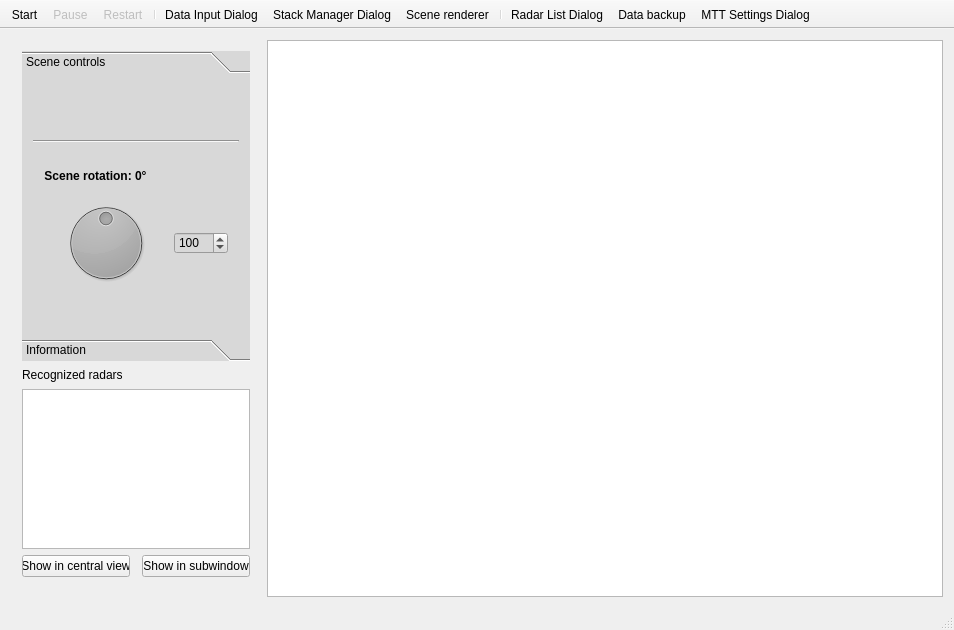
<?xml version="1.0" encoding="UTF-8"?>
<ui version="4.0">
 <class>MainWindow</class>
 <widget class="QMainWindow" name="MainWindow">
  <property name="geometry">
   <rect>
    <x>0</x>
    <y>0</y>
    <width>954</width>
    <height>630</height>
   </rect>
  </property>
  <property name="minimumSize">
   <size>
    <width>820</width>
    <height>570</height>
   </size>
  </property>
  <property name="maximumSize">
   <size>
    <width>16777215</width>
    <height>16777215</height>
   </size>
  </property>
  <property name="windowTitle">
   <string>Data association center in UWB sensor network</string>
  </property>
  <property name="styleSheet">
   <string notr="true"/>
  </property>
  <widget class="QWidget" name="centralWidget">
   <layout class="QGridLayout" name="gridLayout">
    <item row="0" column="1">
     <layout class="QGridLayout" name="wrapperLayout">
      <item row="0" column="0">
       <layout class="QGridLayout" name="radarViewLayout">
        <item row="0" column="0">
         <widget class="QGraphicsView" name="graphicsView"/>
        </item>
       </layout>
      </item>
     </layout>
    </item>
    <item row="0" column="0">
     <widget class="QWidget" name="sceneControlsWidget" native="true">
      <property name="minimumSize">
       <size>
        <width>250</width>
        <height>0</height>
       </size>
      </property>
      <property name="maximumSize">
       <size>
        <width>250</width>
        <height>16777215</height>
       </size>
      </property>
      <layout class="QGridLayout" name="gridLayout_4">
       <item row="0" column="0" colspan="3">
        <widget class="QToolBox" name="sceneControlsToolBox">
         <property name="minimumSize">
          <size>
           <width>0</width>
           <height>300</height>
          </size>
         </property>
         <property name="baseSize">
          <size>
           <width>0</width>
           <height>0</height>
          </size>
         </property>
         <property name="styleSheet">
          <string notr="true">background-color: rgb(216, 216, 216)</string>
         </property>
         <property name="currentIndex">
          <number>0</number>
         </property>
         <property name="tabSpacing">
          <number>0</number>
         </property>
         <widget class="QWidget" name="sceneControls">
          <property name="geometry">
           <rect>
            <x>0</x>
            <y>0</y>
            <width>232</width>
            <height>258</height>
           </rect>
          </property>
          <property name="styleSheet">
           <string notr="true"/>
          </property>
          <attribute name="label">
           <string>Scene controls</string>
          </attribute>
          <layout class="QGridLayout" name="gridLayout_3">
           <item row="4" column="0">
            <spacer name="verticalSpacer_2">
             <property name="orientation">
              <enum>Qt::Vertical</enum>
             </property>
             <property name="sizeHint" stdset="0">
              <size>
               <width>20</width>
               <height>40</height>
              </size>
             </property>
            </spacer>
           </item>
           <item row="1" column="0" colspan="2">
            <widget class="Line" name="line">
             <property name="orientation">
              <enum>Qt::Horizontal</enum>
             </property>
            </widget>
           </item>
           <item row="2" column="0" colspan="2">
            <widget class="QWidget" name="widget" native="true">
             <property name="minimumSize">
              <size>
               <width>0</width>
               <height>150</height>
              </size>
             </property>
             <layout class="QGridLayout" name="gridLayout_2">
              <item row="2" column="0" colspan="2">
               <widget class="QDial" name="rotationControlDial">
                <property name="cursor">
                 <cursorShape>CrossCursor</cursorShape>
                </property>
                <property name="styleSheet">
                 <string notr="true">background-color: qconicalgradient(cx:0.5, cy:0.5, angle:0, stop:0 rgba(0, 0, 0, 118), stop:1 rgba(255, 255, 255, 255))</string>
                </property>
                <property name="minimum">
                 <number>-180</number>
                </property>
                <property name="maximum">
                 <number>180</number>
                </property>
                <property name="pageStep">
                 <number>1</number>
                </property>
                <property name="orientation">
                 <enum>Qt::Vertical</enum>
                </property>
               </widget>
              </item>
              <item row="1" column="0">
               <widget class="QLabel" name="sceneRotationLabel">
                <property name="styleSheet">
                 <string notr="true">font-weight: bold;</string>
                </property>
                <property name="text">
                 <string>Scene rotation: 0°</string>
                </property>
                <property name="alignment">
                 <set>Qt::AlignCenter</set>
                </property>
               </widget>
              </item>
              <item row="1" column="2">
               <widget class="QPushButton" name="sceneRotationSettingsButton">
                <property name="minimumSize">
                 <size>
                  <width>32</width>
                  <height>32</height>
                 </size>
                </property>
                <property name="maximumSize">
                 <size>
                  <width>32</width>
                  <height>32</height>
                 </size>
                </property>
                <property name="baseSize">
                 <size>
                  <width>32</width>
                  <height>32</height>
                 </size>
                </property>
                <property name="cursor">
                 <cursorShape>PointingHandCursor</cursorShape>
                </property>
                <property name="styleSheet">
                 <string notr="true">QPushButton {
	border:none;
	image: url(&quot;:/mainToolbar/icons/settings_angle.png&quot;);
}
QPushButton:hover{
	image: url(&quot;:/mainToolbar/icons/settings_angle_hover.png&quot;);
}</string>
                </property>
                <property name="text">
                 <string/>
                </property>
               </widget>
              </item>
              <item row="2" column="2">
               <widget class="QSpinBox" name="gridScaleSpinBox">
                <property name="wrapping">
                 <bool>false</bool>
                </property>
                <property name="buttonSymbols">
                 <enum>QAbstractSpinBox::UpDownArrows</enum>
                </property>
                <property name="minimum">
                 <number>40</number>
                </property>
                <property name="maximum">
                 <number>1000</number>
                </property>
                <property name="singleStep">
                 <number>20</number>
                </property>
                <property name="value">
                 <number>100</number>
                </property>
               </widget>
              </item>
             </layout>
            </widget>
           </item>
           <item row="0" column="0" colspan="2">
            <widget class="QWidget" name="basicControlsWrapperWidget" native="true">
             <property name="minimumSize">
              <size>
               <width>0</width>
               <height>50</height>
              </size>
             </property>
             <layout class="QGridLayout" name="gridLayout_5">
              <item row="0" column="0" rowspan="2">
               <widget class="QPushButton" name="moveToXYButton">
                <property name="minimumSize">
                 <size>
                  <width>32</width>
                  <height>32</height>
                 </size>
                </property>
                <property name="maximumSize">
                 <size>
                  <width>32</width>
                  <height>32</height>
                 </size>
                </property>
                <property name="baseSize">
                 <size>
                  <width>32</width>
                  <height>32</height>
                 </size>
                </property>
                <property name="cursor">
                 <cursorShape>PointingHandCursor</cursorShape>
                </property>
                <property name="toolTip">
                 <string extracomment="Moves view to entered coordinates"/>
                </property>
                <property name="whatsThis">
                 <string extracomment="Moves view to entered coordinates"/>
                </property>
                <property name="styleSheet">
                 <string notr="true">QPushButton {
	border:none;
	image: url(&quot;:/mainToolbar/icons/move_to.png&quot;);
}
QPushButton:hover{
	image: url(&quot;:/mainToolbar/icons/move_to_hover.png&quot;);
}</string>
                </property>
                <property name="text">
                 <string/>
                </property>
                <property name="iconSize">
                 <size>
                  <width>32</width>
                  <height>32</height>
                 </size>
                </property>
               </widget>
              </item>
              <item row="0" column="1">
               <widget class="QPushButton" name="centerToZeroButton">
                <property name="minimumSize">
                 <size>
                  <width>32</width>
                  <height>32</height>
                 </size>
                </property>
                <property name="maximumSize">
                 <size>
                  <width>32</width>
                  <height>32</height>
                 </size>
                </property>
                <property name="baseSize">
                 <size>
                  <width>32</width>
                  <height>32</height>
                 </size>
                </property>
                <property name="cursor">
                 <cursorShape>PointingHandCursor</cursorShape>
                </property>
                <property name="toolTip">
                 <string extracomment="Centers view to operator position"/>
                </property>
                <property name="whatsThis">
                 <string extracomment="Centers view to operator position"/>
                </property>
                <property name="styleSheet">
                 <string notr="true">QPushButton {
	border:none;
	image: url(&quot;:/mainToolbar/icons/center_to_zero.png&quot;);
}
QPushButton:hover{
	image: url(&quot;:/mainToolbar/icons/center_to_zero_hover.png&quot;);
}</string>
                </property>
                <property name="text">
                 <string/>
                </property>
                <property name="iconSize">
                 <size>
                  <width>32</width>
                  <height>32</height>
                 </size>
                </property>
               </widget>
              </item>
              <item row="0" column="2">
               <widget class="QPushButton" name="pathHistoryCheckButton">
                <property name="minimumSize">
                 <size>
                  <width>32</width>
                  <height>32</height>
                 </size>
                </property>
                <property name="maximumSize">
                 <size>
                  <width>32</width>
                  <height>32</height>
                 </size>
                </property>
                <property name="cursor">
                 <cursorShape>PointingHandCursor</cursorShape>
                </property>
                <property name="styleSheet">
                 <string notr="true">QPushButton {
	border:none;
	image: url(&quot;:/mainToolbar/icons/path.png&quot;);
}
QPushButton:hover{
	image: url(&quot;:/mainToolbar/icons/path_hover.png&quot;);
}
QPushButton:checked{
	image: url(&quot;:/mainToolbar/icons/path_hover.png&quot;);
}</string>
                </property>
                <property name="text">
                 <string/>
                </property>
                <property name="iconSize">
                 <size>
                  <width>32</width>
                  <height>32</height>
                 </size>
                </property>
                <property name="checkable">
                 <bool>true</bool>
                </property>
               </widget>
              </item>
              <item row="0" column="3">
               <widget class="QPushButton" name="exportImageButton">
                <property name="minimumSize">
                 <size>
                  <width>32</width>
                  <height>32</height>
                 </size>
                </property>
                <property name="maximumSize">
                 <size>
                  <width>32</width>
                  <height>32</height>
                 </size>
                </property>
                <property name="baseSize">
                 <size>
                  <width>32</width>
                  <height>32</height>
                 </size>
                </property>
                <property name="cursor">
                 <cursorShape>PointingHandCursor</cursorShape>
                </property>
                <property name="styleSheet">
                 <string notr="true">QPushButton {
	border:none;
	image: url(&quot;:/mainToolbar/icons/export_icon.png&quot;);
}
QPushButton:hover{
	image: url(&quot;:/mainToolbar/icons/export_icon_hover.png&quot;);
}
QPushButton:checked{
	image: url(&quot;:/mainToolbar/icons/export_icon_hover.png&quot;);
}</string>
                </property>
                <property name="text">
                 <string/>
                </property>
               </widget>
              </item>
              <item row="0" column="4">
               <widget class="QPushButton" name="enableRenderingButton">
                <property name="minimumSize">
                 <size>
                  <width>32</width>
                  <height>32</height>
                 </size>
                </property>
                <property name="maximumSize">
                 <size>
                  <width>32</width>
                  <height>32</height>
                 </size>
                </property>
                <property name="baseSize">
                 <size>
                  <width>32</width>
                  <height>32</height>
                 </size>
                </property>
                <property name="cursor">
                 <cursorShape>PointingHandCursor</cursorShape>
                </property>
                <property name="styleSheet">
                 <string notr="true">QPushButton {
	border:none;
	image: url(&quot;:/mainToolbar/icons/rendering_icon.png&quot;);
}
QPushButton:hover{
	image: url(&quot;:/mainToolbar/icons/rendering_icon_hover.png&quot;);
}
QPushButton:checked{
	image: url(&quot;:/mainToolbar/icons/rendering_icon_hover.png&quot;);
}</string>
                </property>
                <property name="text">
                 <string/>
                </property>
                <property name="checkable">
                 <bool>true</bool>
                </property>
               </widget>
              </item>
             </layout>
            </widget>
           </item>
          </layout>
         </widget>
         <widget class="QWidget" name="basicIndicators">
          <property name="geometry">
           <rect>
            <x>0</x>
            <y>0</y>
            <width>232</width>
            <height>258</height>
           </rect>
          </property>
          <attribute name="label">
           <string>Information</string>
          </attribute>
          <layout class="QGridLayout" name="gridLayout_6">
           <item row="5" column="0">
            <widget class="QLabel" name="averageRenderTimeInfoLabel">
             <property name="text">
              <string>Average render time [ns]</string>
             </property>
            </widget>
           </item>
           <item row="2" column="0" colspan="2">
            <widget class="QLabel" name="globalTimeCounterInfoLabel">
             <property name="font">
              <font>
               <weight>75</weight>
               <bold>true</bold>
              </font>
             </property>
             <property name="text">
              <string>Global timer</string>
             </property>
             <property name="alignment">
              <set>Qt::AlignCenter</set>
             </property>
            </widget>
           </item>
           <item row="3" column="0" colspan="2">
            <widget class="QLabel" name="globalTimeCounterLabel">
             <property name="minimumSize">
              <size>
               <width>0</width>
               <height>50</height>
              </size>
             </property>
             <property name="maximumSize">
              <size>
               <width>16777215</width>
               <height>50</height>
              </size>
             </property>
             <property name="baseSize">
              <size>
               <width>0</width>
               <height>50</height>
              </size>
             </property>
             <property name="font">
              <font>
               <family>Courier</family>
               <pointsize>25</pointsize>
               <weight>75</weight>
               <bold>true</bold>
              </font>
             </property>
             <property name="text">
              <string>00:00:00</string>
             </property>
             <property name="alignment">
              <set>Qt::AlignCenter</set>
             </property>
            </widget>
           </item>
           <item row="5" column="1">
            <widget class="QLabel" name="averageRenderTimeLabel">
             <property name="text">
              <string>0</string>
             </property>
             <property name="alignment">
              <set>Qt::AlignCenter</set>
             </property>
            </widget>
           </item>
           <item row="0" column="0" colspan="2">
            <widget class="QLabel" name="instanceTimeCounterInfoLabel">
             <property name="font">
              <font>
               <weight>75</weight>
               <bold>true</bold>
              </font>
             </property>
             <property name="text">
              <string>Instance timer</string>
             </property>
             <property name="alignment">
              <set>Qt::AlignCenter</set>
             </property>
            </widget>
           </item>
           <item row="4" column="0" colspan="2">
            <widget class="Line" name="sceneInformationSeparator">
             <property name="orientation">
              <enum>Qt::Horizontal</enum>
             </property>
            </widget>
           </item>
           <item row="1" column="0" colspan="2">
            <widget class="QLabel" name="instanceTimeCounterLabel">
             <property name="minimumSize">
              <size>
               <width>0</width>
               <height>50</height>
              </size>
             </property>
             <property name="maximumSize">
              <size>
               <width>16777215</width>
               <height>50</height>
              </size>
             </property>
             <property name="baseSize">
              <size>
               <width>0</width>
               <height>50</height>
              </size>
             </property>
             <property name="font">
              <font>
               <family>Courier</family>
               <pointsize>25</pointsize>
               <weight>75</weight>
               <bold>true</bold>
               <underline>false</underline>
              </font>
             </property>
             <property name="whatsThis">
              <string>Time counter from the beginning of current session.</string>
             </property>
             <property name="text">
              <string>00:00:00</string>
             </property>
             <property name="textFormat">
              <enum>Qt::AutoText</enum>
             </property>
             <property name="alignment">
              <set>Qt::AlignCenter</set>
             </property>
            </widget>
           </item>
           <item row="8" column="0">
            <spacer name="verticalSpacer_3">
             <property name="orientation">
              <enum>Qt::Vertical</enum>
             </property>
             <property name="sizeHint" stdset="0">
              <size>
               <width>20</width>
               <height>40</height>
              </size>
             </property>
            </spacer>
           </item>
           <item row="7" column="0">
            <widget class="QLabel" name="targetsCountInfoLabel">
             <property name="text">
              <string>Targets count</string>
             </property>
            </widget>
           </item>
           <item row="7" column="1">
            <widget class="QLabel" name="targetsCountLabel">
             <property name="text">
              <string>0</string>
             </property>
             <property name="alignment">
              <set>Qt::AlignCenter</set>
             </property>
            </widget>
           </item>
           <item row="6" column="0">
            <widget class="QLabel" name="averageProcessingTimeInfoLabel">
             <property name="text">
              <string>Average processing time [ns]</string>
             </property>
            </widget>
           </item>
           <item row="6" column="1">
            <widget class="QLabel" name="averageProcessingTimeLabel">
             <property name="text">
              <string>0</string>
             </property>
             <property name="alignment">
              <set>Qt::AlignCenter</set>
             </property>
            </widget>
           </item>
          </layout>
         </widget>
        </widget>
       </item>
       <item row="2" column="0" colspan="3">
        <widget class="QListWidget" name="radarListWidget"/>
       </item>
       <item row="4" column="0">
        <spacer name="verticalSpacer">
         <property name="orientation">
          <enum>Qt::Vertical</enum>
         </property>
         <property name="sizeHint" stdset="0">
          <size>
           <width>20</width>
           <height>40</height>
          </size>
         </property>
        </spacer>
       </item>
       <item row="3" column="2">
        <widget class="QPushButton" name="showInSubWindowButton">
         <property name="text">
          <string>Show in subwindow</string>
         </property>
        </widget>
       </item>
       <item row="3" column="0">
        <widget class="QPushButton" name="showInCentralButton">
         <property name="text">
          <string>Show in central view</string>
         </property>
        </widget>
       </item>
       <item row="1" column="0">
        <widget class="QLabel" name="recognizedRadarsLabel">
         <property name="text">
          <string>Recognized radars</string>
         </property>
        </widget>
       </item>
       <item row="1" column="2">
        <widget class="QPushButton" name="refreshRadarListButton">
         <property name="minimumSize">
          <size>
           <width>16</width>
           <height>16</height>
          </size>
         </property>
         <property name="maximumSize">
          <size>
           <width>16</width>
           <height>16</height>
          </size>
         </property>
         <property name="baseSize">
          <size>
           <width>16</width>
           <height>16</height>
          </size>
         </property>
         <property name="cursor">
          <cursorShape>PointingHandCursor</cursorShape>
         </property>
         <property name="styleSheet">
          <string notr="true">QPushButton {
	border:none;
	image: url(&quot;:/mainToolbar/icons/refresh_icon.png&quot;);
}
QPushButton:hover{
	image: url(&quot;:/mainToolbar/icons/refresh_icon_hover.png&quot;);
}
QPushButton:checked{
	image: url(&quot;:/mainToolbar/icons/refresh_icon_hover.png&quot;);
}</string>
         </property>
         <property name="text">
          <string/>
         </property>
        </widget>
       </item>
      </layout>
     </widget>
    </item>
   </layout>
  </widget>
  <widget class="QMenuBar" name="menuBar">
   <property name="geometry">
    <rect>
     <x>0</x>
     <y>0</y>
     <width>954</width>
     <height>20</height>
    </rect>
   </property>
  </widget>
  <widget class="QToolBar" name="mainToolBar">
   <property name="movable">
    <bool>false</bool>
   </property>
   <property name="iconSize">
    <size>
     <width>30</width>
     <height>30</height>
    </size>
   </property>
   <property name="toolButtonStyle">
    <enum>Qt::ToolButtonFollowStyle</enum>
   </property>
   <attribute name="toolBarArea">
    <enum>TopToolBarArea</enum>
   </attribute>
   <attribute name="toolBarBreak">
    <bool>false</bool>
   </attribute>
   <addaction name="actionStart"/>
   <addaction name="actionPause"/>
   <addaction name="actionRestart"/>
   <addaction name="separator"/>
   <addaction name="actionData_Input_Dialog"/>
   <addaction name="actionStack_Manager_Dialog"/>
   <addaction name="actionScene_renderer"/>
   <addaction name="separator"/>
   <addaction name="actionRadar_List_Dialog"/>
   <addaction name="actionData_backup"/>
   <addaction name="actionMTT_Settings_Dialog"/>
  </widget>
  <widget class="QStatusBar" name="statusBar"/>
  <action name="actionStart">
   <property name="icon">
    <iconset>
     <normaloff>:/mainToolbar/icons/on.png</normaloff>:/mainToolbar/icons/on.png</iconset>
   </property>
   <property name="text">
    <string>Start</string>
   </property>
   <property name="shortcut">
    <string>Ctrl+R</string>
   </property>
  </action>
  <action name="actionPause">
   <property name="enabled">
    <bool>false</bool>
   </property>
   <property name="icon">
    <iconset>
     <normalon>:/mainToolbar/icons/pause.png</normalon>
    </iconset>
   </property>
   <property name="text">
    <string>Pause</string>
   </property>
   <property name="shortcut">
    <string>Ctrl+P</string>
   </property>
  </action>
  <action name="actionRestart">
   <property name="enabled">
    <bool>false</bool>
   </property>
   <property name="icon">
    <iconset>
     <normalon>:/mainToolbar/icons/restart.png</normalon>
    </iconset>
   </property>
   <property name="text">
    <string>Restart</string>
   </property>
   <property name="shortcut">
    <string>Alt+R</string>
   </property>
  </action>
  <action name="actionData_Input_Dialog">
   <property name="icon">
    <iconset>
     <normaloff>:/mainToolbar/icons/input.png</normaloff>:/mainToolbar/icons/input.png</iconset>
   </property>
   <property name="text">
    <string>Data Input Dialog</string>
   </property>
  </action>
  <action name="actionStack_Manager_Dialog">
   <property name="icon">
    <iconset>
     <normaloff>:/mainToolbar/icons/stack.png</normaloff>:/mainToolbar/icons/stack.png</iconset>
   </property>
   <property name="text">
    <string>Stack Manager Dialog</string>
   </property>
   <property name="toolTip">
    <string>Stack Manager Dialog</string>
   </property>
  </action>
  <action name="actionRadar_List_Dialog">
   <property name="icon">
    <iconset>
     <normaloff>:/mainToolbar/icons/radar_list.png</normaloff>:/mainToolbar/icons/radar_list.png</iconset>
   </property>
   <property name="text">
    <string>Radar List Dialog</string>
   </property>
   <property name="toolTip">
    <string>Radar List Dialog</string>
   </property>
  </action>
  <action name="actionScene_renderer">
   <property name="icon">
    <iconset>
     <normaloff>:/mainToolbar/icons/render.png</normaloff>:/mainToolbar/icons/render.png</iconset>
   </property>
   <property name="text">
    <string>Scene renderer</string>
   </property>
   <property name="toolTip">
    <string>Render settings dialog</string>
   </property>
  </action>
  <action name="actionData_backup">
   <property name="enabled">
    <bool>true</bool>
   </property>
   <property name="icon">
    <iconset>
     <normaloff>:/mainToolbar/icons/backup.png</normaloff>:/mainToolbar/icons/backup.png</iconset>
   </property>
   <property name="text">
    <string>Data backup</string>
   </property>
   <property name="toolTip">
    <string>Data backup options</string>
   </property>
  </action>
  <action name="actionMTT_Settings_Dialog">
   <property name="icon">
    <iconset>
     <normaloff>:/mainToolbar/icons/mtt.png</normaloff>:/mainToolbar/icons/mtt.png</iconset>
   </property>
   <property name="text">
    <string>MTT Settings Dialog</string>
   </property>
  </action>
 </widget>
 <layoutdefault spacing="6" margin="11"/>
 <resources/>
 <connections/>
</ui>
